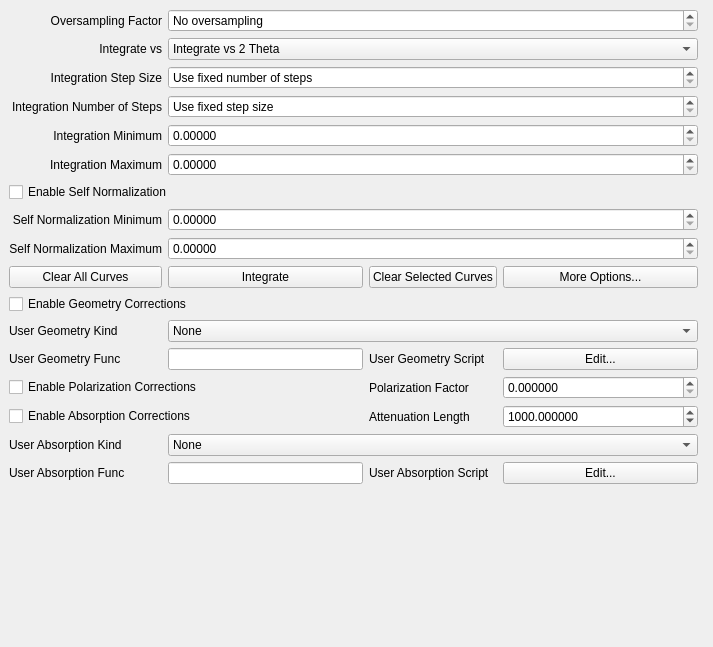
<?xml version="1.0" encoding="UTF-8"?>
<ui version="4.0">
 <class>QxrdIntegratorDialog</class>
 <widget class="QDockWidget" name="QxrdIntegratorDialog">
  <property name="geometry">
   <rect>
    <x>0</x>
    <y>0</y>
    <width>713</width>
    <height>647</height>
   </rect>
  </property>
  <property name="windowTitle">
   <string>&amp;Integrate</string>
  </property>
  <widget class="QWidget" name="dockWidgetContents">
   <property name="sizePolicy">
    <sizepolicy hsizetype="Preferred" vsizetype="Preferred">
     <horstretch>0</horstretch>
     <verstretch>0</verstretch>
    </sizepolicy>
   </property>
   <layout class="QGridLayout" name="gridLayout">
    <item row="0" column="1" colspan="3">
     <widget class="QSpinBox" name="m_OversampleFactor">
      <property name="toolTip">
       <string>Specify oversampling factor for angular integration</string>
      </property>
      <property name="specialValueText">
       <string>No oversampling</string>
      </property>
      <property name="minimum">
       <number>1</number>
      </property>
      <property name="maximum">
       <number>16</number>
      </property>
     </widget>
    </item>
    <item row="1" column="0">
     <widget class="QLabel" name="label_3">
      <property name="text">
       <string>Integrate vs</string>
      </property>
      <property name="alignment">
       <set>Qt::AlignRight|Qt::AlignTrailing|Qt::AlignVCenter</set>
      </property>
     </widget>
    </item>
    <item row="1" column="1" colspan="3">
     <widget class="QComboBox" name="m_IntegratorXUnits">
      <property name="toolTip">
       <string>Choose X units for integration</string>
      </property>
      <item>
       <property name="text">
        <string>Integrate vs 2 Theta</string>
       </property>
      </item>
      <item>
       <property name="text">
        <string>Integrate vs Q</string>
       </property>
      </item>
      <item>
       <property name="text">
        <string>Integrate vs R</string>
       </property>
      </item>
     </widget>
    </item>
    <item row="2" column="0">
     <widget class="QLabel" name="label_2">
      <property name="text">
       <string>Integration Step Size</string>
      </property>
      <property name="alignment">
       <set>Qt::AlignRight|Qt::AlignTrailing|Qt::AlignVCenter</set>
      </property>
     </widget>
    </item>
    <item row="2" column="1" colspan="3">
     <widget class="QxrdCenterStepSpinner" name="m_IntegratorStepSize">
      <property name="toolTip">
       <string>step size for integration
if ==  0, use fixed number of steps instead</string>
      </property>
      <property name="specialValueText">
       <string>Use fixed number of steps</string>
      </property>
     </widget>
    </item>
    <item row="3" column="0">
     <widget class="QLabel" name="label_6">
      <property name="text">
       <string>Integration Number of Steps</string>
      </property>
      <property name="alignment">
       <set>Qt::AlignRight|Qt::AlignTrailing|Qt::AlignVCenter</set>
      </property>
     </widget>
    </item>
    <item row="3" column="1" colspan="3">
     <widget class="QSpinBox" name="m_IntegratorNSteps">
      <property name="toolTip">
       <string>Number of steps for integration
if == 0, use step size instead</string>
      </property>
      <property name="specialValueText">
       <string>Use fixed step size</string>
      </property>
      <property name="maximum">
       <number>999999</number>
      </property>
     </widget>
    </item>
    <item row="4" column="1" colspan="3">
     <widget class="QDoubleSpinBox" name="m_IntegratorMinimum">
      <property name="toolTip">
       <string>Start value for integration</string>
      </property>
      <property name="decimals">
       <number>5</number>
      </property>
      <property name="maximum">
       <double>10000.000000000000000</double>
      </property>
     </widget>
    </item>
    <item row="4" column="0">
     <widget class="QLabel" name="label_4">
      <property name="text">
       <string>Integration Minimum</string>
      </property>
      <property name="alignment">
       <set>Qt::AlignRight|Qt::AlignTrailing|Qt::AlignVCenter</set>
      </property>
     </widget>
    </item>
    <item row="9" column="0">
     <widget class="QPushButton" name="m_ClearGraphButton">
      <property name="toolTip">
       <string>Clear all curves from integrated data graph</string>
      </property>
      <property name="text">
       <string>Clear All Curves</string>
      </property>
     </widget>
    </item>
    <item row="11" column="0">
     <widget class="QLabel" name="label_30">
      <property name="text">
       <string>User Geometry Kind</string>
      </property>
     </widget>
    </item>
    <item row="5" column="0">
     <widget class="QLabel" name="label_5">
      <property name="text">
       <string>Integration Maximum</string>
      </property>
      <property name="alignment">
       <set>Qt::AlignRight|Qt::AlignTrailing|Qt::AlignVCenter</set>
      </property>
     </widget>
    </item>
    <item row="12" column="0">
     <widget class="QLabel" name="label_25">
      <property name="text">
       <string>User Geometry Func</string>
      </property>
     </widget>
    </item>
    <item row="12" column="2">
     <widget class="QLabel" name="label_27">
      <property name="text">
       <string>User Geometry Script</string>
      </property>
     </widget>
    </item>
    <item row="15" column="0">
     <widget class="QLabel" name="label_29">
      <property name="text">
       <string>User Absorption Kind</string>
      </property>
     </widget>
    </item>
    <item row="16" column="0">
     <widget class="QLabel" name="label_26">
      <property name="text">
       <string>User Absorption Func</string>
      </property>
      <property name="wordWrap">
       <bool>false</bool>
      </property>
     </widget>
    </item>
    <item row="9" column="1">
     <widget class="QPushButton" name="m_IntegrateButton">
      <property name="text">
       <string>Integrate</string>
      </property>
     </widget>
    </item>
    <item row="12" column="1">
     <widget class="QLineEdit" name="m_UserGeometryFunction">
      <property name="sizePolicy">
       <sizepolicy hsizetype="Expanding" vsizetype="Fixed">
        <horstretch>1</horstretch>
        <verstretch>0</verstretch>
       </sizepolicy>
      </property>
     </widget>
    </item>
    <item row="17" column="0" colspan="5">
     <spacer name="verticalSpacer">
      <property name="orientation">
       <enum>Qt::Vertical</enum>
      </property>
      <property name="sizeHint" stdset="0">
       <size>
        <width>20</width>
        <height>248</height>
       </size>
      </property>
     </spacer>
    </item>
    <item row="9" column="2">
     <widget class="QPushButton" name="m_ClearSelectedGraphButton">
      <property name="toolTip">
       <string>Clear selected curves from integrated data graph
(Click legend entries to select curves)</string>
      </property>
      <property name="text">
       <string>Clear Selected Curves</string>
      </property>
     </widget>
    </item>
    <item row="9" column="3">
     <widget class="QPushButton" name="m_IntegrateOptionsButton">
      <property name="toolTip">
       <string>More intergration options</string>
      </property>
      <property name="text">
       <string>More Options...</string>
      </property>
     </widget>
    </item>
    <item row="13" column="0" colspan="2">
     <widget class="QCheckBox" name="m_EnablePolarization">
      <property name="toolTip">
       <string>Enable polarization correction during integration:
intensity *= (m_Polarization      *(1 - pow(sin(chi)*sin(tth),2)) +
                   (1 - m_Polarization)*(1 - pow(cos(chi)*sin(tth),2)));</string>
      </property>
      <property name="text">
       <string>Enable Polarization Corrections </string>
      </property>
     </widget>
    </item>
    <item row="14" column="0" colspan="2">
     <widget class="QCheckBox" name="m_EnableAbsorption">
      <property name="toolTip">
       <string>Enable absorption correction during integration
intensity *= 
  exp((distance-m_DetectorDistance)/m_AttenuationLength);</string>
      </property>
      <property name="text">
       <string>Enable Absorption Corrections </string>
      </property>
     </widget>
    </item>
    <item row="15" column="1" colspan="3">
     <widget class="QComboBox" name="m_EnableUserAbsorption">
      <item>
       <property name="text">
        <string>None</string>
       </property>
      </item>
      <item>
       <property name="text">
        <string>A function of pixel coordinates</string>
       </property>
      </item>
      <item>
       <property name="text">
        <string>A function of x,y displacement from beam center</string>
       </property>
      </item>
      <item>
       <property name="text">
        <string>A function of r,chi</string>
       </property>
      </item>
      <item>
       <property name="text">
        <string>A function of q,chi</string>
       </property>
      </item>
     </widget>
    </item>
    <item row="16" column="1">
     <widget class="QLineEdit" name="m_UserAbsorptionFunction">
      <property name="sizePolicy">
       <sizepolicy hsizetype="Expanding" vsizetype="Fixed">
        <horstretch>1</horstretch>
        <verstretch>0</verstretch>
       </sizepolicy>
      </property>
     </widget>
    </item>
    <item row="16" column="2">
     <widget class="QLabel" name="label_28">
      <property name="text">
       <string>User Absorption Script</string>
      </property>
     </widget>
    </item>
    <item row="13" column="2">
     <widget class="QLabel" name="label_24">
      <property name="text">
       <string>Polarization Factor</string>
      </property>
     </widget>
    </item>
    <item row="16" column="3">
     <widget class="QPushButton" name="m_UserAbsorptionEdit">
      <property name="text">
       <string>Edit...</string>
      </property>
     </widget>
    </item>
    <item row="14" column="2">
     <widget class="QLabel" name="label_23">
      <property name="text">
       <string>Attenuation Length</string>
      </property>
     </widget>
    </item>
    <item row="13" column="3">
     <widget class="QDoubleSpinBox" name="m_Polarization">
      <property name="sizePolicy">
       <sizepolicy hsizetype="Minimum" vsizetype="Fixed">
        <horstretch>1</horstretch>
        <verstretch>0</verstretch>
       </sizepolicy>
      </property>
      <property name="toolTip">
       <string>Polarization factor : [0..1]</string>
      </property>
      <property name="keyboardTracking">
       <bool>false</bool>
      </property>
      <property name="prefix">
       <string/>
      </property>
      <property name="decimals">
       <number>6</number>
      </property>
      <property name="maximum">
       <double>1.000000000000000</double>
      </property>
      <property name="singleStep">
       <double>0.010000000000000</double>
      </property>
     </widget>
    </item>
    <item row="14" column="3">
     <widget class="QDoubleSpinBox" name="m_AttenuationLength">
      <property name="sizePolicy">
       <sizepolicy hsizetype="Minimum" vsizetype="Fixed">
        <horstretch>1</horstretch>
        <verstretch>0</verstretch>
       </sizepolicy>
      </property>
      <property name="toolTip">
       <string>Attenuation Length (mm)</string>
      </property>
      <property name="keyboardTracking">
       <bool>false</bool>
      </property>
      <property name="decimals">
       <number>6</number>
      </property>
      <property name="maximum">
       <double>1000000.000000000000000</double>
      </property>
      <property name="singleStep">
       <double>0.010000000000000</double>
      </property>
      <property name="value">
       <double>1000.000000000000000</double>
      </property>
     </widget>
    </item>
    <item row="10" column="0" colspan="4">
     <widget class="QCheckBox" name="m_EnableGeometry">
      <property name="toolTip">
       <string>Enable geometry corrections during integration
intensity *= pow(distance/m_DetectorDistance, 2)/cos(tth);</string>
      </property>
      <property name="text">
       <string>Enable Geometry Corrections </string>
      </property>
     </widget>
    </item>
    <item row="5" column="1" colspan="3">
     <widget class="QDoubleSpinBox" name="m_IntegratorMaximum">
      <property name="toolTip">
       <string>Ending value for integration range</string>
      </property>
      <property name="decimals">
       <number>5</number>
      </property>
      <property name="maximum">
       <double>10000.000000000000000</double>
      </property>
     </widget>
    </item>
    <item row="12" column="3">
     <widget class="QPushButton" name="m_UserGeometryEdit">
      <property name="text">
       <string>Edit...</string>
      </property>
     </widget>
    </item>
    <item row="11" column="1" colspan="3">
     <widget class="QComboBox" name="m_EnableUserGeometry">
      <item>
       <property name="text">
        <string>None</string>
       </property>
      </item>
      <item>
       <property name="text">
        <string>User Defined Geometry</string>
       </property>
      </item>
     </widget>
    </item>
    <item row="0" column="0">
     <widget class="QLabel" name="label">
      <property name="text">
       <string>Oversampling Factor</string>
      </property>
      <property name="alignment">
       <set>Qt::AlignRight|Qt::AlignTrailing|Qt::AlignVCenter</set>
      </property>
     </widget>
    </item>
    <item row="7" column="0">
     <widget class="QLabel" name="label_7">
      <property name="text">
       <string>Self Normalization Minimum</string>
      </property>
      <property name="alignment">
       <set>Qt::AlignRight|Qt::AlignTrailing|Qt::AlignVCenter</set>
      </property>
     </widget>
    </item>
    <item row="8" column="0">
     <widget class="QLabel" name="label_8">
      <property name="text">
       <string>Self Normalization Maximum</string>
      </property>
      <property name="alignment">
       <set>Qt::AlignRight|Qt::AlignTrailing|Qt::AlignVCenter</set>
      </property>
     </widget>
    </item>
    <item row="7" column="1" colspan="3">
     <widget class="QDoubleSpinBox" name="m_SelfNormalizationMinimum">
      <property name="toolTip">
       <string>Start value for self normalization range</string>
      </property>
      <property name="decimals">
       <number>5</number>
      </property>
      <property name="maximum">
       <double>10000.000000000000000</double>
      </property>
     </widget>
    </item>
    <item row="8" column="1" colspan="3">
     <widget class="QDoubleSpinBox" name="m_SelfNormalizationMaximum">
      <property name="toolTip">
       <string>End value for self normalization</string>
      </property>
      <property name="decimals">
       <number>5</number>
      </property>
      <property name="maximum">
       <double>10000.000000000000000</double>
      </property>
     </widget>
    </item>
    <item row="6" column="0" colspan="4">
     <widget class="QCheckBox" name="m_EnableSelfNormalization">
      <property name="toolTip">
       <string>Normalize integrated curves so that the average value in the self normalization range is 1</string>
      </property>
      <property name="text">
       <string>Enable Self Normalization </string>
      </property>
     </widget>
    </item>
   </layout>
  </widget>
 </widget>
 <customwidgets>
  <customwidget>
   <class>QxrdCenterStepSpinner</class>
   <extends>QDoubleSpinBox</extends>
   <header>qxrdcenterstepspinner.h</header>
  </customwidget>
 </customwidgets>
 <resources/>
 <connections/>
</ui>
